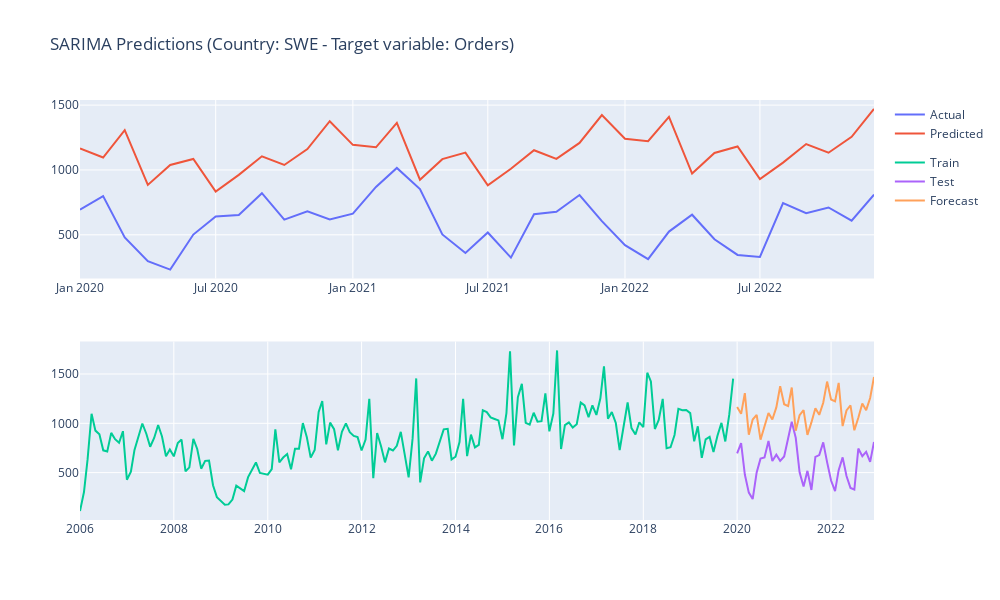

Here is the notebook cell this chart was saved with:
### Markdown cell above
#### SARIMA

### Code cell
# Seasonal - fit stepwise auto-ARIMA
model = auto_arima(train[dep_var],
                    start_p=1, 
                    start_q=1,
                    test='adf',                 # Use adftest to find optimal 'd'
                    max_p=3, max_q=3,           # Maximum p and q
                    m=12,                       # Frequency of series (if m==1, seasonal is set to FALSE automatically) - 12 months
                    start_P=0, 
                    seasonal=True,              # set to seasonal
                    d=None,                     # Let model determine 'd'
                    D=1,                        # Order of the seasonal differencing
                    trace=True,                 # Logs 
                    error_action='warn',        # Shows errors ('ignore' silences these)
                    suppress_warnings=True, 
                    stepwise=True)  

model_name='SARIMA'

# Predict
predictions = model.predict(n_periods=test.shape[0], dynamic=False, typ='levels')

# Forecast accuracy
scoring(model_name, test[dep_var], predictions, df, True, True)
